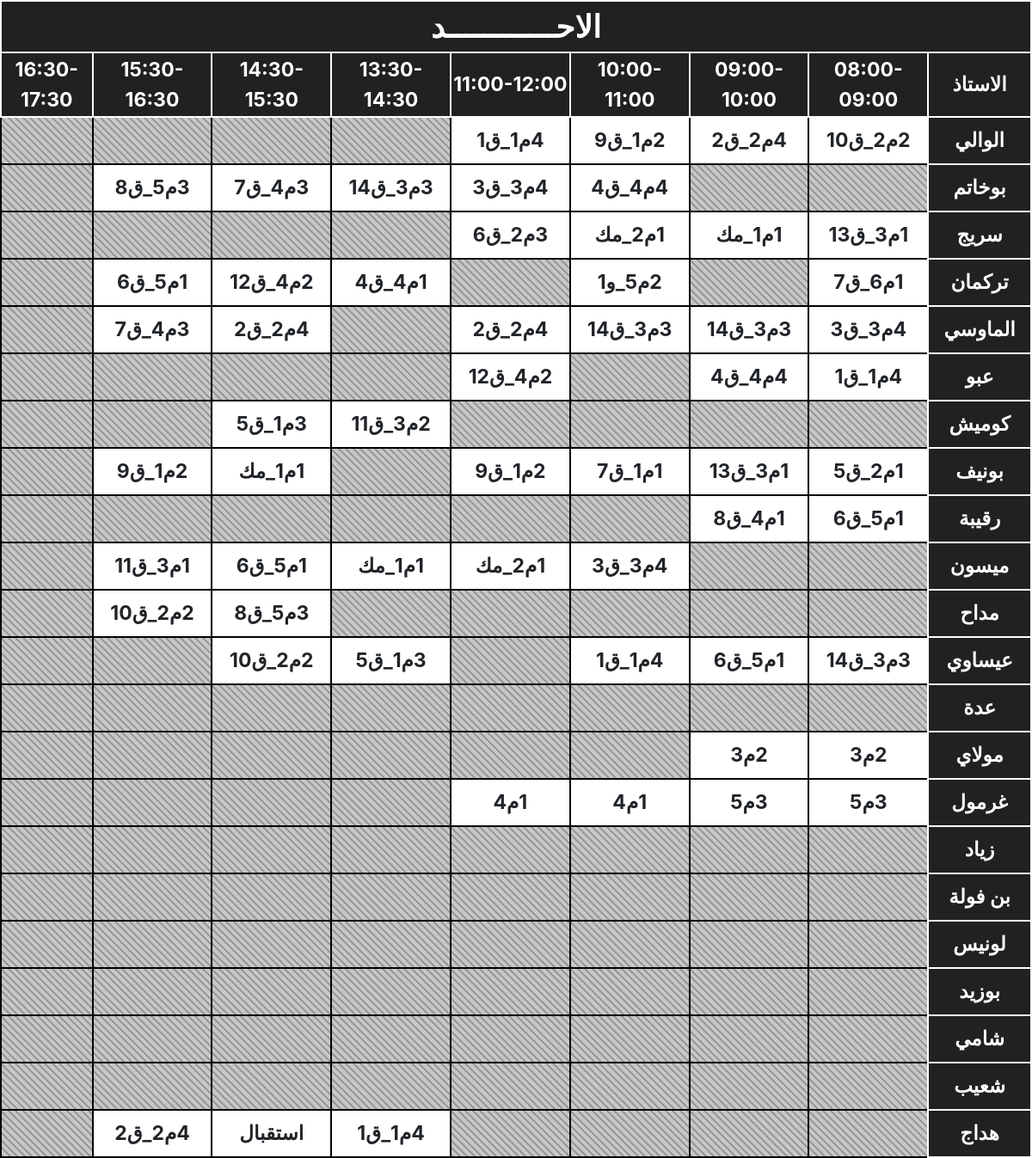
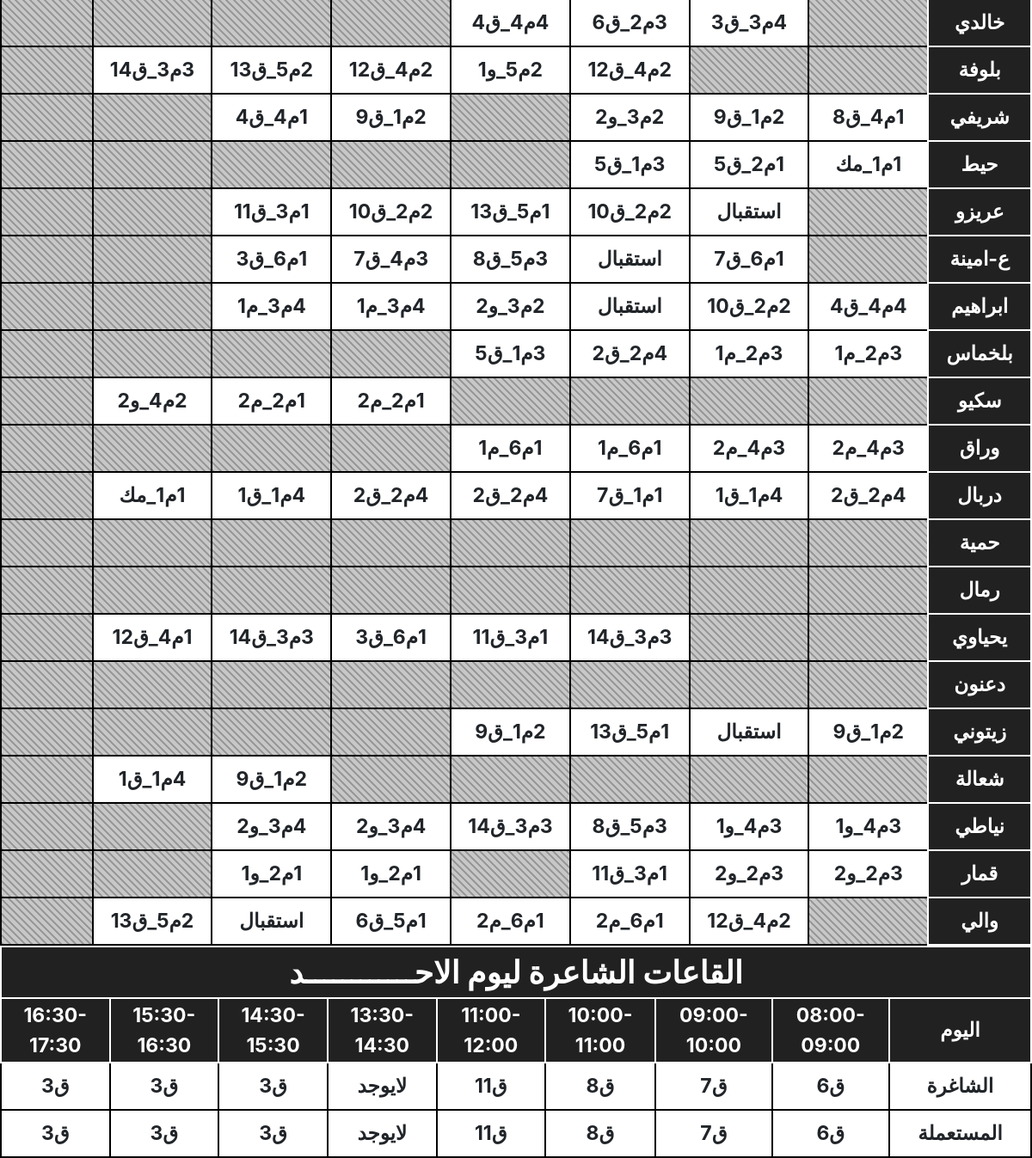
Screenshot of /chaghira1.php with the database file from the repository (2 pictures, top to bottom).
### tables this page shows
CREATE TABLE "prof" (
	"id"	int(11) NOT NULL,
	"jour"	varchar(50) NOT NULL,
	"nome"	varchar(50) NOT NULL,
	"matiere"	varchar(50) NOT NULL,
	"obs"	TEXT,
	"se1"	varchar(50),
	"se2"	varchar(50),
	"s3"	varchar(50),
	"s4"	varchar(50),
	"s5"	varchar(50),
	"s6"	varchar(50),
	"s7"	varchar(50),
	"s8"	varchar(50)
);

### chaghira1.php (the view, shortened to what this page needs)
<!DOCTYPE html>
<html lang="en">
<head>
    <link href="css/bootstrap.min.css" rel="stylesheet">
</head>
<body>
    <table id="scheduleTable" >
            <thead >
            <tr>
            <th colspan=9 style="font-size: 36px;">الاحــــــــــــد</th>
            </tr>
                <tr>
                <th style='width:90px; '>الاستاذ</th>
                    <th style='width:80px;'>08:00-09:00</th>
                    <th style='width:80px;'>09:00-10:00</th>
                    <th style='width:80px;'>10:00-11:00</th>
                    <th style='width:80px;'>11:00-12:00</th>
                    <th style='width:80px;'>13:30-14:30</th>
                    <th style='width:80px;'>14:30-15:30</th>
                    <th style='width:80px;'>15:30-16:30</th>
                    <th style='width:80px;'>16:30-17:30</th>
                </tr>
            </thead>
            <tbody>
            <?php
$database_file = './databasse3.db';
$connection = new PDO("sqlite:$database_file");
$connection->setAttribute(PDO::ATTR_ERRMODE, PDO::ERRMODE_EXCEPTION);
$wednesday = $connection->query("SELECT * FROM prof WHERE jour = 'الخميس'");
    while ($row = $wednesday->fetch(PDO::FETCH_ASSOC)) {
        echo "<tr style=';'>
                <td style='background-color: #212121 !important;color:white;border: 2px solid white;'>{$row['nome']}</td>
                <td>{$row['se1']}</td>
                <td>{$row['se2']}</td>
                <td>{$row['s3']}</td>
                <td>{$row['s4']}</td>
                <td>{$row['s5']}</td>
                <td>{$row['s6']}</td>
                <td>{$row['s7']}</td>
                <td>{$row['s8']}</td>
              </tr>";
    }
?>
     </tbody>
     </table>
     <table >
            <thead >
            <tr>
            <th colspan=9 style="font-size: 36px;">القاعات الشاعرة ليوم الاحــــــــــــد</th>
            </tr>
                <tr>
                <th style='width:90px; '>اليوم</th>
                    <th style='width:80px;'>08:00-09:00</th>
                    <th style='width:80px;'>09:00-10:00</th>
                    <th style='width:80px;'>10:00-11:00</th>
                    <th style='width:80px;'>11:00-12:00</th>
                    <th style='width:80px;'>13:30-14:30</th>
                    <th style='width:80px;'>14:30-15:30</th>
                    <th style='width:80px;'>15:30-16:30</th>
                    <th style='width:80px;'>16:30-17:30</th>
                </tr>
            </thead>
            <tbody>
                <tr>
        <td>الشاغرة</td>
        <td id="dev1">ق6</td>
        <td id="dev2">ق7</td>
        <td id="dev3">ق8</td>
        <td id="dev4">ق11</td>
        <td id="dev5">لايوجد</td>
        <td id="dev6">ق3</td>
        <td id="dev7">ق3</td>
        <td id="dev8">ق3</td>
                </tr>
                <tr>
        <td>المستعملة</td>
        <td id="d1">ق6</td>
        <td id="d2">ق7</td>
        <td id="d3">ق8</td>
        <td id="d4">ق11</td>
        <td id="d5">لايوجد</td>
        <td id="d6">ق3</td>
        <td id="d7">ق3</td>
        <td id="d8">ق3</td>
                </tr>
        </tbody>
</table>
</body>
</html>

### chaghira1.php (style rules this page uses)
body { //font-family: hacen; display: block; }
table { border:2px solid black; text-align: center; padding: none; border-collapse: collapse; font-size: 23px; width:100%; font-weight: bold; direction: rtl; }
th, td { border:2px solid black; text-align: center; padding: 2px; }
tr { height: 55px; }
td:empty { background-color: #c7c7c7 !important; background-image: repeating-linear-gradient( 45deg, #999 0px, #999 2px, transparent 2px, transparent 6px ); }
th { background-color: #212121 !important; color:white; border: 2px solid white; }

### rows the page displays
prof: nome "الوالي", se1 "2م2_ق10", se2 "4م2_ق2", s3 "2م1_ق9", s4 "4م1_ق1"
prof: nome "بوخاتم", s3 "4م4_ق4", s4 "4م3_ق3", s5 "3م3_ق14", s6 "3م4_ق7", s7 "3م5_ق8"
prof: nome "سريج", se1 "1م3_ق13", se2 "1م1_مك", s3 "1م2_مك", s4 "3م2_ق6"
prof: nome "تركمان", se1 "1م6_ق7", s3 "2م5_و1", s5 "1م4_ق4", s6 "2م4_ق12", s7 "1م5_ق6"
prof: nome "الماوسي", se1 "4م3_ق3", se2 "3م3_ق14", s3 "3م3_ق14", s4 "4م2_ق2", s6 "4م2_ق2", s7 "3م4_ق7"
prof: nome "عبو", se1 "4م1_ق1", se2 "4م4_ق4", s4 "2م4_ق12"
prof: nome "كوميش", s5 "2م3_ق11", s6 "3م1_ق5"
prof: nome "بونيف", se1 "1م2_ق5", se2 "1م3_ق13", s3 "1م1_ق7", s4 "2م1_ق9", s6 "1م1_مك", s7 "2م1_ق9"
prof: nome "رقيبة", se1 "1م5_ق6", se2 "1م4_ق8"
prof: nome "ميسون", s3 "4م3_ق3", s4 "1م2_مك", s5 "1م1_مك", s6 "1م5_ق6", s7 "1م3_ق11"
prof: nome "مداح", s6 "3م5_ق8", s7 "2م2_ق10"
prof: nome "عيساوي", se1 "3م3_ق14", se2 "1م5_ق6", s3 "4م1_ق1", s5 "3م1_ق5", s6 "2م2_ق10"
prof: nome "عدة"
prof: nome "مولاي", se1 "2م3", se2 "2م3"
prof: nome "غرمول", se1 "3م5", se2 "3م5", s3 "1م4", s4 "1م4"
prof: nome "زياد"
prof: nome "بن فولة"
prof: nome "لونيس"
prof: nome "بوزيد"
prof: nome "شامي"
prof: nome "شعيب"
prof: nome "هداج", s5 "4م1_ق1", s6 "استقبال", s7 "4م2_ق2"
prof: nome "خالدي", se2 "4م3_ق3", s3 "3م2_ق6", s4 "4م4_ق4"
prof: nome "بلوفة", s3 "2م4_ق12", s4 "2م5_و1", s5 "2م4_ق12", s6 "2م5_ق13", s7 "3م3_ق14"
prof: nome "شريفي", se1 "1م4_ق8", se2 "2م1_ق9", s3 "2م3_و2", s5 "2م1_ق9", s6 "1م4_ق4"
prof: nome "حيط", se1 "1م1_مك", se2 "1م2_ق5", s3 "3م1_ق5"
prof: nome "عريزو", se2 "استقبال", s3 "2م2_ق10", s4 "1م5_ق13", s5 "2م2_ق10", s6 "1م3_ق11"
prof: nome "ع-امينة", se2 "1م6_ق7", s3 "استقبال", s4 "3م5_ق8", s5 "3م4_ق7", s6 "1م6_ق3"
prof: nome "ابراهيم", se1 "4م4_ق4", se2 "2م2_ق10", s3 "استقبال", s4 "2م3_و2", s5 "4م3_م1", s6 "4م3_م1"
prof: nome "بلخماس", se1 "3م2_م1", se2 "3م2_م1", s3 "4م2_ق2", s4 "3م1_ق5"
prof: nome "سكيو", s5 "1م2_م2", s6 "1م2_م2", s7 "2م4_و2"
prof: nome "وراق", se1 "3م4_م2", se2 "3م4_م2", s3 "1م6_م1", s4 "1م6_م1"
prof: nome "دربال", se1 "4م2_ق2", se2 "4م1_ق1", s3 "1م1_ق7", s4 "4م2_ق2", s5 "4م2_ق2", s6 "4م1_ق1", s7 "1م1_مك"
prof: nome "حمية"
prof: nome "رمال"
prof: nome "يحياوي", s3 "3م3_ق14", s4 "1م3_ق11", s5 "1م6_ق3", s6 "3م3_ق14", s7 "1م4_ق12"
prof: nome "دعنون"
prof: nome "زيتوني", se1 "2م1_ق9", se2 "استقبال", s3 "1م5_ق13", s4 "2م1_ق9"
prof: nome "شعالة", s6 "2م1_ق9", s7 "4م1_ق1"
prof: nome "نياطي", se1 "3م4_و1", se2 "3م4_و1", s3 "3م5_ق8", s4 "3م3_ق14", s5 "4م3_و2", s6 "4م3_و2"
prof: nome "قمار", se1 "3م2_و2", se2 "3م2_و2", s3 "1م3_ق11", s5 "1م2_و1", s6 "1م2_و1"
prof: nome "والي", se2 "2م4_ق12", s3 "1م6_م2", s4 "1م6_م2", s5 "1م5_ق6", s6 "استقبال", s7 "2م5_ق13"
